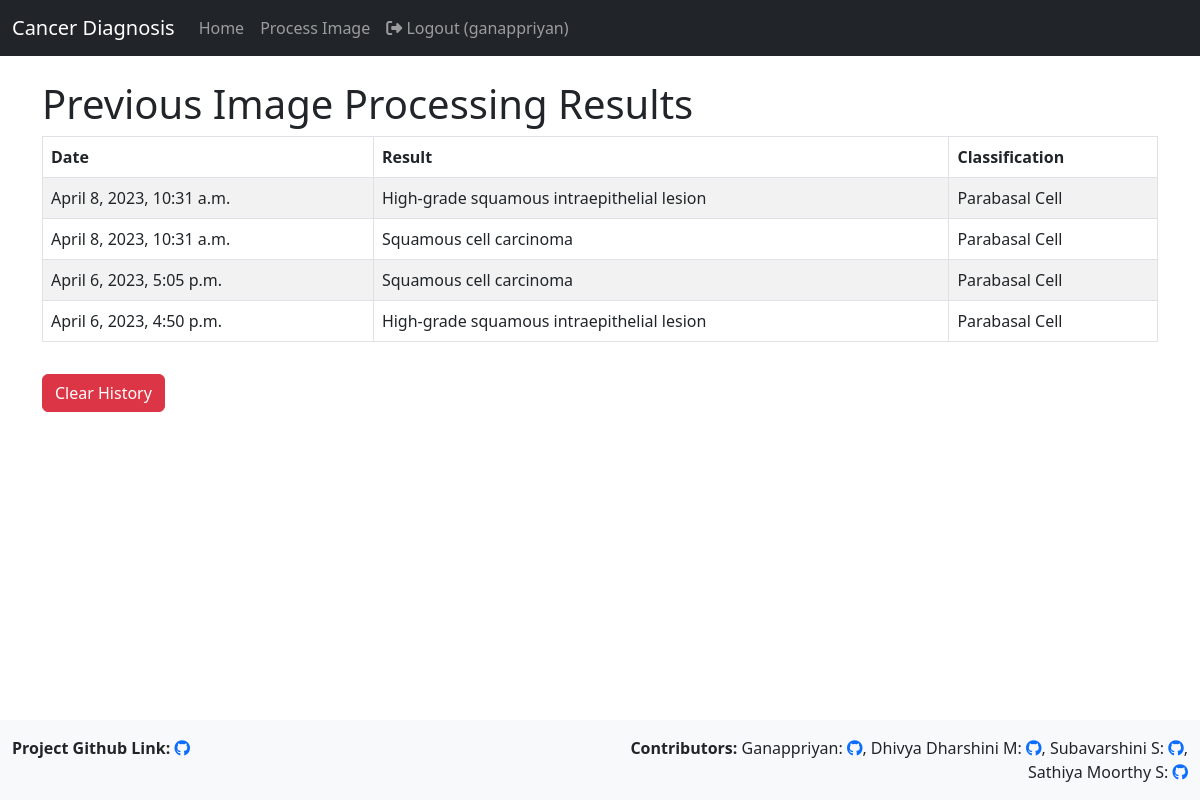
The page /process_image/history/ (signed in) on the database as committed earlier.
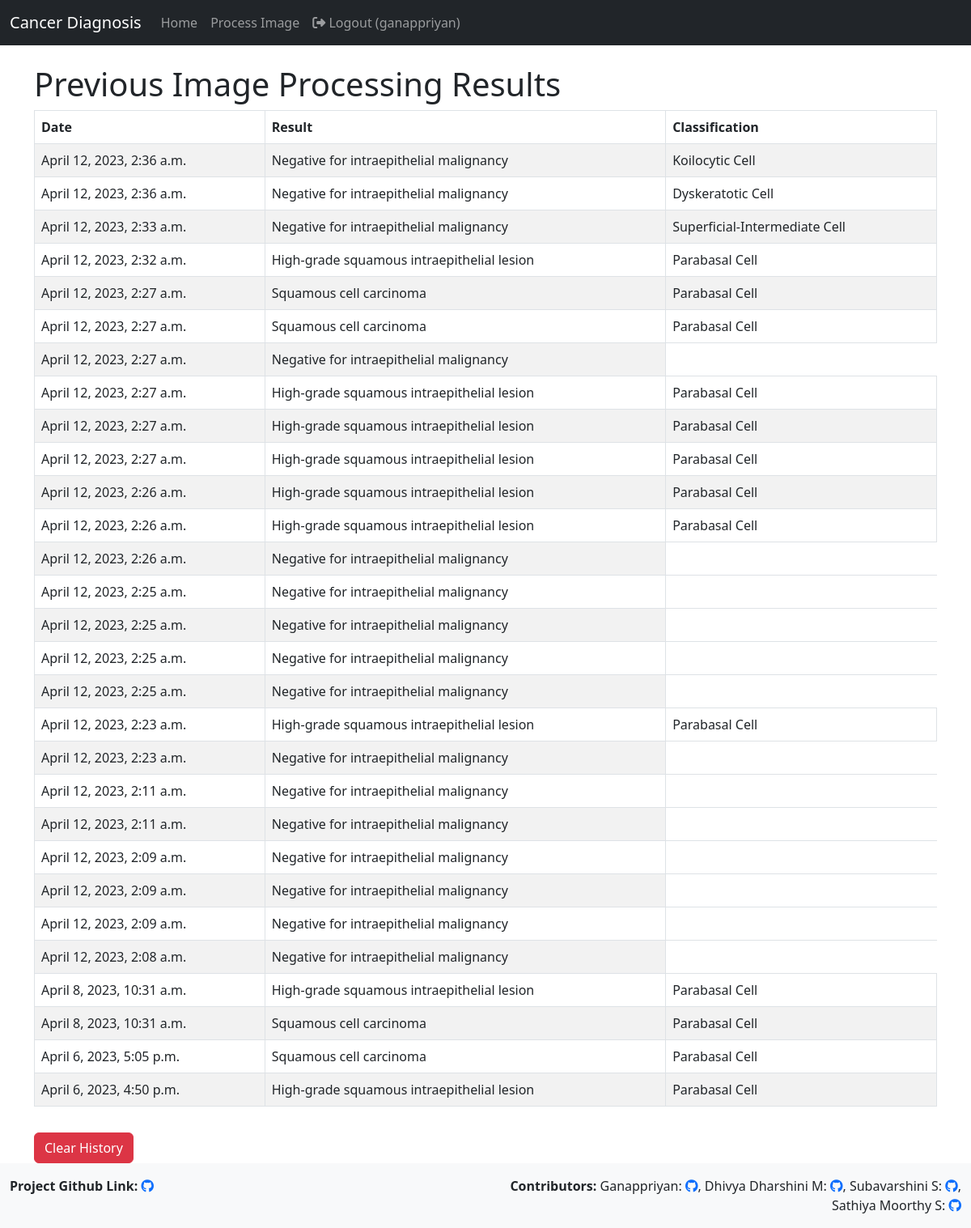
The same page on the database as committed later.
### users_handler/models.py (models this page shows, shortened)
class CustomUser(AbstractUser):
    email = models.EmailField(unique=True)
    phone_number = models.CharField(max_length=20)

### image_processor/models.py (models this page shows)
class JsonResponse(models.Model):
    user = models.ForeignKey(settings.AUTH_USER_MODEL, on_delete=models.CASCADE)
    response_text = models.TextField()
    created_at = models.DateTimeField(auto_now_add=True)

### image_processor/views.py (the view)
# urls.py: path('history/', history, name='history'),
@login_required
def history(request):
    json_responses = JsonResponse.objects.filter(user=request.user).order_by('-created_at')
    response_as_array = []
    for json_response in json_responses:
        dict_obj = json.loads(json_response.response_text.replace("'", '"'))
        dict_obj['created_at'] = json_response.created_at
        print(type(dict_obj), dict_obj)
        response_as_array.append(dict_obj)
    print(type(response_as_array), response_as_array)
    return render(request, 'image_processor/history.html', {'json_responses': response_as_array})

### frontend/templates/image_processor/history.html (shortened to what this page needs)
{% extends 'base.html' %}
{% block content %}
<h1>Previous Image Processing Results</h1>
{% if json_responses %}
<div class="table-responsive">
  <table class="table table-bordered table-striped">
    <thead>
      <tr>
        <th>Date</th>
        <th>Result</th>
        <th>Classification</th>
      </tr>
    </thead>
    <tbody>
      {% for json_response in json_responses %}
      <tr>
        <td>{{ json_response.created_at }}</td>
        <td>
          {% if json_response.grading == 'hsil' %}
          High-grade squamous intraepithelial lesion
          {% elif json_response.grading == 'lsil' %}
          Low-grade squamous intraepithelial lesion
          {% elif json_response.grading == 'normal' %}
          Negative for intraepithelial malignancy
          {% elif json_response.grading == 'scc' %}
          Squamous cell carcinoma
          {% endif %}
        </td>
        {% if json_response.classification %}
        <td>
          {% if json_response.classification == 'cervix_dyk' %}
          Dyskeratotic Cell
          {% elif json_response.classification == 'cervix_koc' %}
          Koilocytic Cell
          {% elif json_response.classification == 'cervix_mep' %}
          Metaplastic Cell
          {% elif json_response.classification == 'cervix_pab' %}
          Parabasal Cell
          {% elif json_response.classification == 'cervix_sfi' %}
          Superficial-Intermediate Cell
          {% endif %}
        </td>
        {% endif %}
      </tr>
      {% endfor %}
    </tbody>
  </table>
  <form action="{% url 'clear_history' %}" method="post">
    <button type="submit" class="btn btn-danger mt-3">Clear History</button>
  </form>
</div>
{% else %}
<p>No previous image processing results.</p>
{% endif %}
{% endblock %}

### frontend/templates/base.html (shortened to what this page needs)
<!DOCTYPE html>
<html>
<head>
  <link href="https://cdn.jsdelivr.net/npm/bootstrap@5.2.3/dist/css/bootstrap.min.css" rel="stylesheet">
  <link rel="stylesheet" href="https://cdnjs.cloudflare.com/ajax/libs/font-awesome/6.4.0/css/all.min.css"
 />
</head>
<body>
  <div class="d-flex flex-column min-vh-100">
    <nav class="navbar navbar-expand-lg navbar-dark bg-dark">
      <div class="container-fluid">
        <a class="navbar-brand" href="#">Cancer Diagnosis</a>
        <div class="collapse navbar-collapse" id="navbarNav">
          <ul class="navbar-nav">
            <li class="nav-item {% if request.path == '/' %}active{% endif %}">
              <a class="nav-link" href="{% url 'home' %}">Home</a>
            </li>
            {% if user.is_authenticated %}
            <li class="nav-item {% if request.path == '/process-image/' %}active{% endif %}">
              <a class="nav-link" href="{% url 'process_image' %}">Process Image</a>
            </li>
            <li class="nav-item">
              <a class="nav-link" href="{% url 'logout' %}"><i class="fas fa-sign-out-alt">
                </i> Logout ({{ user.username }})</a>
            </li>
            {% endif %}
          </ul>
        </div>
      </div>
    </nav>
    <main class="container mt-4 flex-grow-1">
      {% block content %}
      {% endblock %}
    </main>
    <footer class="footer mt-auto py-3 bg-light">
      <div class="container-fluid">
        <div class="row">
          <div class="col-12 col-md-6 text-center text-md-start">
            <p class="mb-0"><b>Project Github Link:</b> <a
                href="https://github.com/Ganappriyan/Cancer-Diagnosis-using-ML" target="_blank"><i
                  class="fab fa-github"></i></a></p>
          </div>
          <div class="col-12 col-md-6 text-center text-md-end">
            <p class="mb-0">
              <b>Contributors:</b> Ganappriyan: <a href="https://github.com/Ganappriyan" target="_blank"><i
                  class="fab fa-github"></i></a>, Dhivya Dharshini M: <a href="https://github.com/dhivyamuthumanickam"
                target="_blank"><i class="fab fa-github"></i></a>, Subavarshini S: <a
                href="https://github.com/subavarshinis" target="_blank"><i class="fab fa-github"></i></a>, Sathiya
              Moorthy
              S: <a href="https://github.com/Sathiya10" target="_blank"><i class="fab fa-github"></i></a>
            </p>
          </div>
        </div>
      </div>
    </footer>
  </div>
</body>
</html>

Rows that differ between the two databases and show on the page:
added JsonResponse: created_at "April 12, 2023, 2:36 a.m."
added JsonResponse: created_at "April 12, 2023, 2:36 a.m."
added JsonResponse: created_at "April 12, 2023, 2:33 a.m."
added JsonResponse: created_at "April 12, 2023, 2:32 a.m."
added JsonResponse: created_at "April 12, 2023, 2:27 a.m."
added JsonResponse: created_at "April 12, 2023, 2:27 a.m."
added JsonResponse: created_at "April 12, 2023, 2:27 a.m."
added JsonResponse: created_at "April 12, 2023, 2:27 a.m."
added JsonResponse: created_at "April 12, 2023, 2:27 a.m."
added JsonResponse: created_at "April 12, 2023, 2:27 a.m."
added JsonResponse: created_at "April 12, 2023, 2:26 a.m."
added JsonResponse: created_at "April 12, 2023, 2:26 a.m."
added JsonResponse: created_at "April 12, 2023, 2:26 a.m."
added JsonResponse: created_at "April 12, 2023, 2:25 a.m."
added JsonResponse: created_at "April 12, 2023, 2:25 a.m."
added JsonResponse: created_at "April 12, 2023, 2:25 a.m."
added JsonResponse: created_at "April 12, 2023, 2:25 a.m."
added JsonResponse: created_at "April 12, 2023, 2:23 a.m."
added JsonResponse: created_at "April 12, 2023, 2:23 a.m."
added JsonResponse: created_at "April 12, 2023, 2:11 a.m."
added JsonResponse: created_at "April 12, 2023, 2:11 a.m."
added JsonResponse: created_at "April 12, 2023, 2:09 a.m."
added JsonResponse: created_at "April 12, 2023, 2:09 a.m."
added JsonResponse: created_at "April 12, 2023, 2:09 a.m."
added JsonResponse: created_at "April 12, 2023, 2:08 a.m."
Other text that changed with them:
new list line: "Negative for intraepithelial malignancy Koilocytic Cell"
new list line: "Negative for intraepithelial malignancy Dyskeratotic Cell"
new list line: "Negative for intraepithelial malignancy Superficial-Intermediate Cell"
new list line: "High-grade squamous intraepithelial lesion Parabasal Cell"
new list line: "Squamous cell carcinoma Parabasal Cell"
new list line: "Negative for intraepithelial malignancy"
